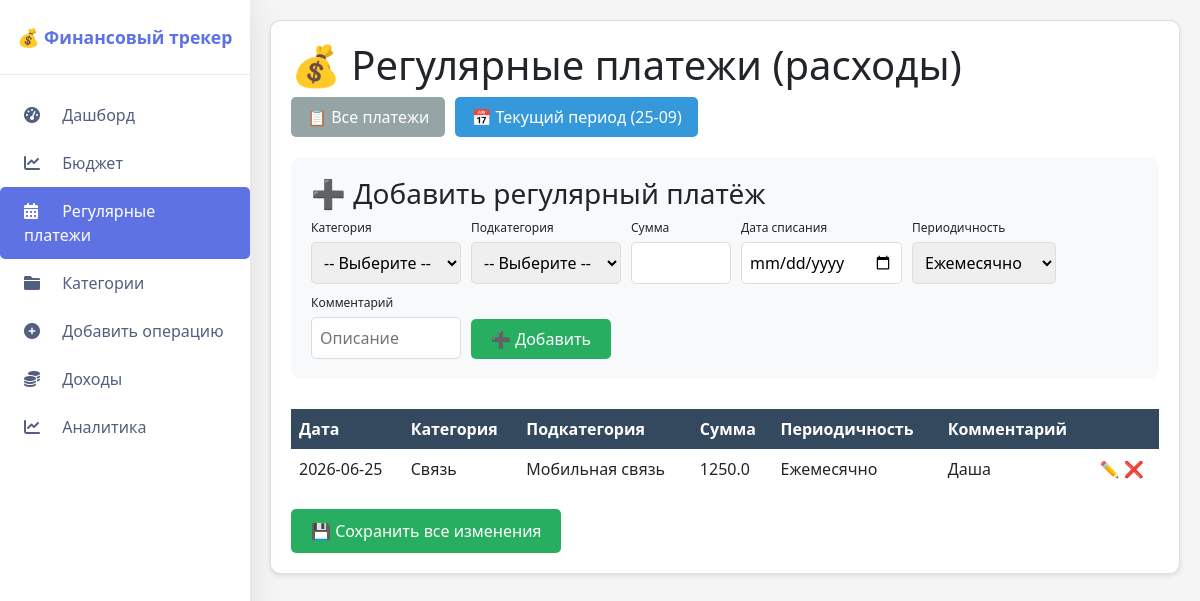
/regular?filter=current, run on the app's committed database.
### tables this page shows
CREATE TABLE regular_payments (
                id INTEGER PRIMARY KEY AUTOINCREMENT,
                amount REAL NOT NULL
            , day INTEGER DEFAULT 1, category TEXT DEFAULT "", subcategory TEXT DEFAULT "", interval TEXT DEFAULT "monthly", comment TEXT DEFAULT "");

### routes/regular.py (the view)
    @app.route('/regular')
    def regular():
        filter_type = request.args.get('filter', 'all')
        now = date.today()
        with get_db() as conn:
            expense_cats = {}
            expense_main = conn.execute('''
                SELECT * FROM categories WHERE parent_id IS NULL AND type = 'Расход' ORDER BY name
            ''').fetchall()
            for cat in expense_main:
                subcats = conn.execute('''
                    SELECT name FROM categories WHERE parent_id = ? ORDER BY name
                ''', (cat['id'],)).fetchall()
                expense_cats[cat['name']] = [s['name'] for s in subcats]
            if filter_type == 'current':
                if 10 <= now.day <= 24:
                    period_start, period_end = 10, 24
                else:
                    period_start, period_end = 25, 9
                payments = []
                all_payments = conn.execute(
                    'SELECT * FROM regular_payments ORDER BY day, category, subcategory').fetchall()
                for p in all_payments:
                    if p['day']:
                        payment_day = datetime.strptime(p['day'], '%Y-%m-%d').day
                        if period_start <= period_end:
                            if period_start <= payment_day <= period_end:
                                payments.append(p)
                        else:
                            if payment_day >= period_start or payment_day <= period_end:
                                payments.append(p)
            else:
                payments = conn.execute('SELECT * FROM regular_payments ORDER BY day, category, subcategory').fetchall()
        return render_template('regular.html', payments=payments, expense_categories=expense_cats,
                               filter_type=filter_type, now=now)

### database.py (called while the page is built)
def get_db():
    conn = sqlite3.connect('finance.db')
    conn.row_factory = sqlite3.Row
    return conn

### templates/regular.html (shortened to what this page needs)
{% extends "base.html" %}
{% block content %}
<div class="card">
    <h1>💰 Регулярные платежи (расходы)</h1>
    <div style="margin-bottom: 20px; display: flex; gap: 10px;">
        <a href="{{ url_for('regular', filter='all') }}"
           class="btn" style="{% if filter_type == 'all' %}background: #3498db;{% else %}background: #95a5a6;{% endif %} color: white; padding: 8px 16px; text-decoration: none; border-radius: 5px;">
            📋 Все платежи
        </a>
        <a href="{{ url_for('regular', filter='current') }}"
           class="btn" style="{% if filter_type == 'current' %}background: #3498db;{% else %}background: #95a5a6;{% endif %} color: white; padding: 8px 16px; text-decoration: none; border-radius: 5px;">
            📅 Текущий период ({% if 10 <= now.day <= 24 %}10-24{% else %}25-09{% endif %})
        </a>
    </div>
    <div style="margin-bottom: 30px; padding: 20px; background: #f8f9fa; border-radius: 10px;">
        <h3>➕ Добавить регулярный платёж</h3>
        <form method="POST" style="display: flex; gap: 10px; flex-wrap: wrap; align-items: flex-end;">
            <div>
                <label style="display: block; font-size: 12px;">Категория</label>
                <select name="add_category" id="add_category" required style="width: 150px; padding: 8px;">
                    <option value="">-- Выберите --</option>
                </select>
            </div>
            <div>
                <label style="display: block; font-size: 12px;">Подкатегория</label>
                <select name="add_subcategory" id="add_subcategory" style="width: 150px; padding: 8px;">
                    <option value="">-- Выберите --</option>
                </select>
            </div>
            <div>
                <label style="display: block; font-size: 12px;">Сумма</label>
                <input type="number" name="add_amount" step="0.01" required style="width: 100px; padding: 8px;">
            </div>
            <div>
                <label style="display: block; font-size: 12px;">Дата списания</label>
                <input type="date" name="add_day" required style="padding: 8px;">
            </div>
            <div>
                <label style="display: block; font-size: 12px;">Периодичность</label>
                <select name="add_interval" style="padding: 8px;">
                    <option value="monthly" selected>Ежемесячно</option>
                </select>
            </div>
            <div>
                <label style="display: block; font-size: 12px;">Комментарий</label>
                <input type="text" name="add_comment" placeholder="Описание" style="width: 150px; padding: 8px;">
            </div>
            <div>
                <button type="submit" class="btn btn-success" style="padding: 8px 20px;">➕ Добавить</button>
            </div>
        </form>
    </div>
    <form method="POST" id="mainForm">
        <table style="width:100%; border-collapse:collapse;">
            <thead>
                <tr>
                    <th style="text-align:left; padding:8px;">Дата</th>
                    <th style="text-align:left; padding:8px;">Категория</th>
                    <th style="text-align:left; padding:8px;">Подкатегория</th>
                    <th style="text-align:left; padding:8px;">Сумма</th>
                    <th style="text-align:left; padding:8px;">Периодичность</th>
                    <th style="text-align:left; padding:8px;">Комментарий</th>
                    <th style="text-align:left; padding:8px;"></th>
                </tr>
            </thead>
            <tbody>
                {% for p in payments %}
                <tr id="row-{{ p.id }}" class="payment-row">
                    <td style="padding:8px;" class="view-mode">
                        <span class="date-view">{{ p.day }}</span>
                    </td>
                    <td style="padding:8px;" class="view-mode">
                        <span class="category-view">{{ p.category or '--' }}</span>
                    </td>
                    <td style="padding:8px;" class="view-mode">
                        <span class="subcategory-view">{{ p.subcategory or '--' }}</span>
                    </td>
                    <td style="padding:8px;" class="view-mode">
                        <span class="amount-view">{{ p.amount }}</span>
                    </td>
                    <td style="padding:8px;" class="view-mode">
                        <span class="interval-view">
                            {% if p.interval == 'weekly' %}Еженедельно
                            {% elif p.interval == 'monthly' %}Ежемесячно
                            {% elif p.interval == 'yearly' %}Ежегодно
                            {% else %}{{ p.interval }}{% endif %}
                        </span>
                    </td>
                    <td style="padding:8px;" class="view-mode">
                        <span class="comment-view">{{ p.comment or '—' }}</span>
                    </td>
                    <td style="padding:8px;">
                        <button type="button" class="edit-row-btn" data-id="{{ p.id }}" style="background:none; border:none; cursor:pointer;">✏️</button>
                        <button type="submit" name="delete_id" value="{{ p.id }}" class="delete" onclick="return confirm('Удалить?')" style="background:none; border:none; cursor:pointer; color:red;">❌</button>
                    </td>
                </tr>
                {% endfor %}
            </tbody>
        </table>
        <button type="submit" class="btn btn-success" style="margin-top:20px;" id="saveAllBtn">💾 Сохранить все изменения</button>
    </form>
</div>
{% endblock %}

### static/css/style.css (style rules this page uses)
* { margin: 0; padding: 0; box-sizing: border-box; }
body { font-family: 'Segoe UI', Tahoma, Geneva, Verdana, sans-serif; background: #f5f5f5; }
.card { background: white; border-radius: 10px; padding: 20px; margin-bottom: 20px; box-shadow: 0 2px 5px rgba(0, 0, 0, 0.1); }
table { width: 100%; border-collapse: collapse; }
th { background: #34495e; color: white; }
.btn { display: inline-block; background: #3498db; color: white; padding: 10px 20px; text-decoration: none; border-radius: 5px; border: none; cursor: pointer; transition: background 0.3s; }
.btn-success { background: #27ae60; }
.delete { color: #e74c3c; text-decoration: none; }
label { display: block; margin-bottom: 5px; font-weight: 500; }
input, select { width: 100%; padding: 10px; border: 1px solid #ddd; border-radius: 5px; }

### data on the page
regular_payments: day "2026-06-25", category "Связь", subcategory "Мобильная связь", amount "1250.0", interval "Ежемесячно", comment "Даша", {{ p.id }} 19 (drawn)
